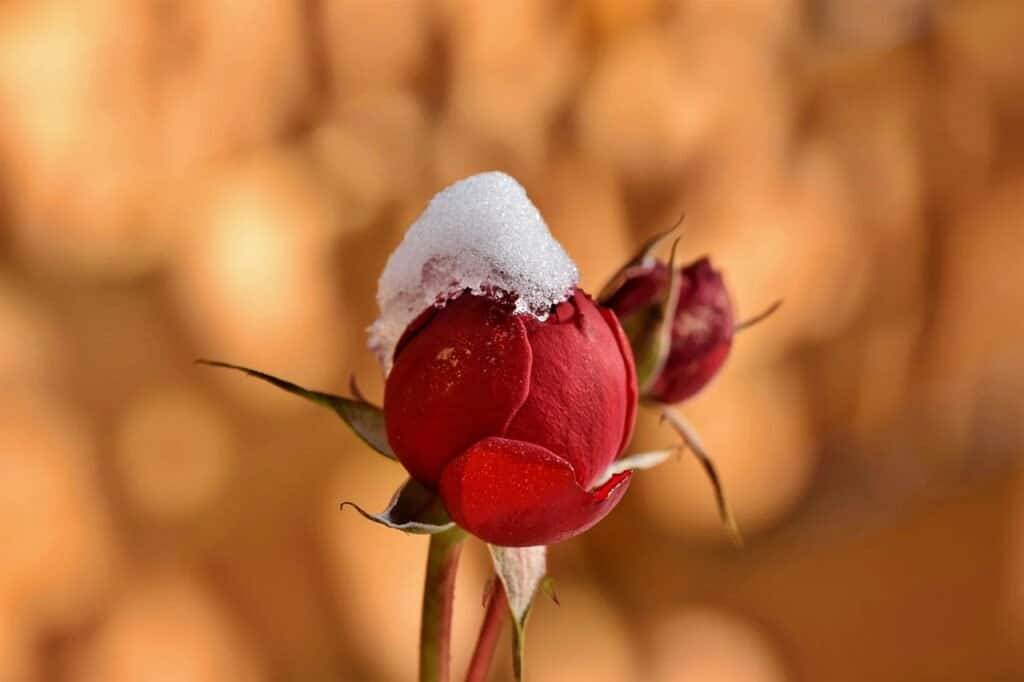
#> input picture PythonBasics/OpenCV/data/flower.jpg, 1024 x 682 px
$ jupyter execute --allow-errors opencv_basic_2.ipynb
#> lines starting #> are read from the running program, lines starting #| are printed output that depends on the picture
[cell 1]
import cv2
import numpy as np
import matplotlib.pyplot as plt

# Basic Operations on Images
* Access pixel values and modify them
* Access image properties
* Set a Region of Interest (ROI)
* Split and merge images

## Access pixel values and modify them

[cell 2]
img=cv2.imread('data/flower.jpg', 1)
#> img is the input picture: shape (682, 1024, 3); mean B, G, R 60.4, 110.8, 184
img=cv2.cvtColor(img, cv2.COLOR_RGB2BGR)
plt.imshow(img)

[cell 3]
px=img[100,100]
#> px = [245, 175, 106]
print(px)
#| [245 175 106]

## Modify the pixel values

[cell 4]
img2=img.copy()
plt.imshow(img)

[cell 5]
img2[700:1500, 700:1500]=255
plt.imshow(img2)

## Get a Region of Interest (ROI)

[cell 6]
small_flower=img[500:1200, 500:1000]
plt.imshow(small_flower)

### Exercise
Take a person's image and crop the face

## Splitting and Merging Image Channels

[cell 7]
b,g,r = cv2.split(img)
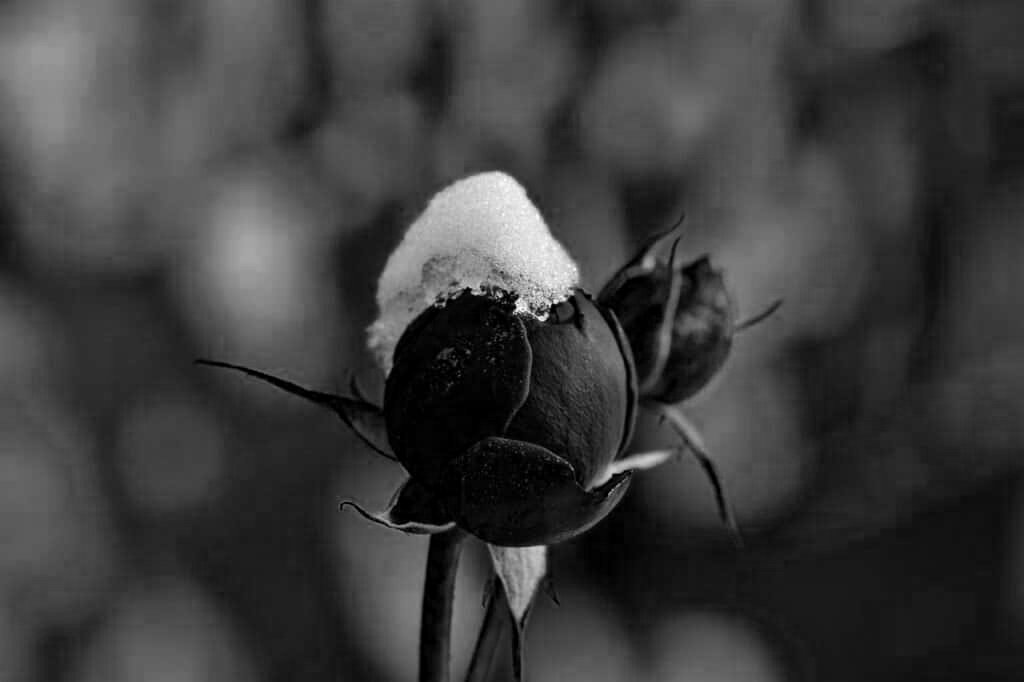
#> r: shape (682, 1024); min 0, max 251, mean 60.4

[cell 8]
plt.imshow(b)

[cell 9]
plt.imshow(g)

[cell 10]
plt.imshow(r)

[cell 11]
# merge channels
img = cv2.merge((b,g,r))
plt.imshow(img)

[cell 12]
# accesing through index
b1=img[:,:,0]
plt.imshow(b1)

# Arithmetic Operations on Images

## Image Addition

[cell 13]
x = np.uint8([250])
y = np.uint8([10])
print( cv2.add(x,y) ) # 250+10 = 260 => 255
print( x+y )          # 250+10 = 260 % 256 = 4

[cell 14]
img1=cv2.imread('data/flower.jpg', 1)
plt.imshow(img1)

[cell 15]
img2=cv2.imread('data/flower2.jpg', 1)
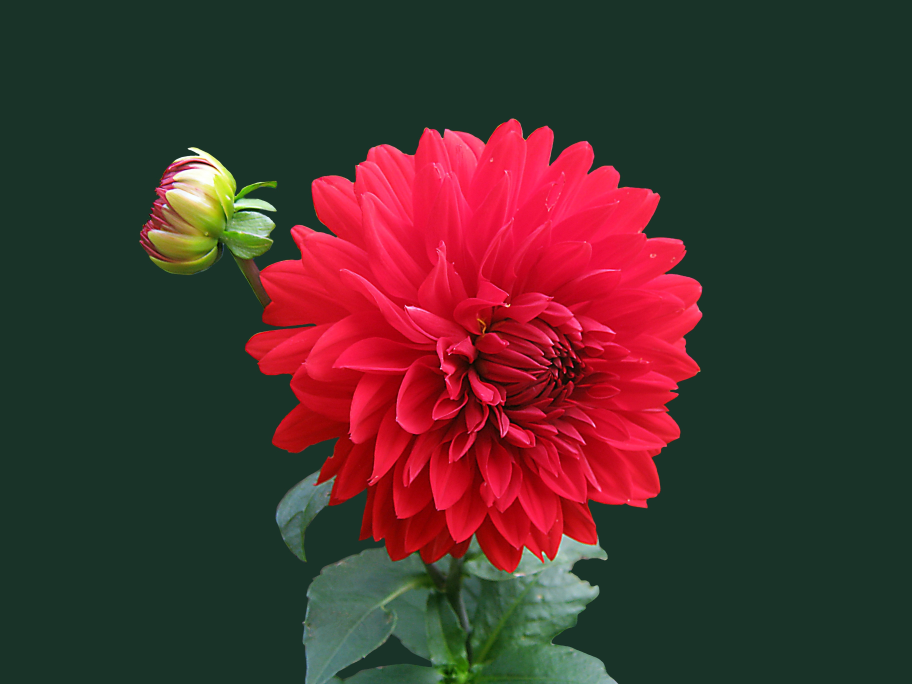
#> input picture PythonBasics/OpenCV/data/flower2.jpg, 3648 x 2736 px (shown at 1/4 size)
#> img2 is the input picture: shape (2736, 3648, 3); mean B, G, R 45.6, 50, 72.7
plt.imshow(img2)

#> (a cell that did not finish here is left out)

[cell 17]
print(img1.shape, img2.shape)
#| (682, 1024, 3) (2736, 3648, 3)

[cell 18]
## resize both the image so that we can blend

img_1 = cv2.resize(img1, (400,400))
img_2 = cv2.resize(img2, (400,400))
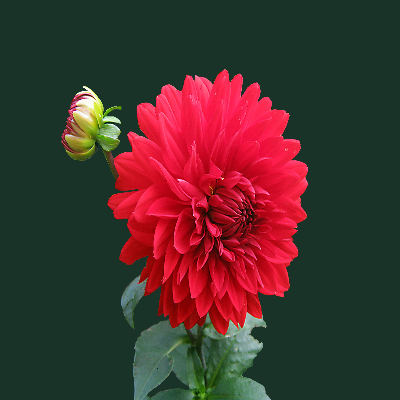
#> img_2: shape (400, 400, 3); mean B, G, R 45.6, 49.9, 72.7

print(img_1.shape, img_2.shape)
#| (400, 400, 3) (400, 400, 3)

[cell 19]
img3=cv2.add(img_1,img_2)
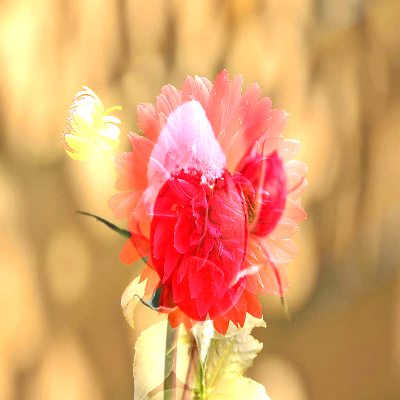
#> img3: shape (400, 400, 3); mean B, G, R 105.4, 158.7, 222.6

[cell 20]
plt.imshow(img3)

## Image Blending
```

cv2.addWeighted()

```
* src1	first input array.
* alpha	weight of the first array elements.
* src2	second input array of the same size and channel number as src1.
* beta	weight of the second array elements.
* gamma	scalar added to each sum.

[cell 21]
img_1 = cv2.imread('data/dog_backpack.jpg')
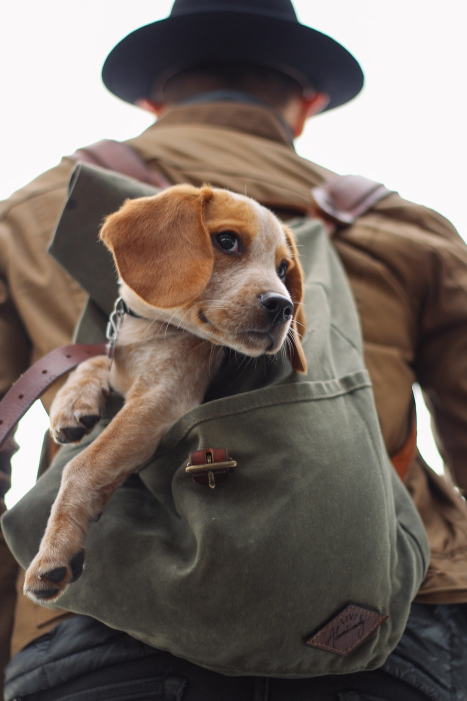
#> input picture PythonBasics/OpenCV/data/dog_backpack.jpg, 934 x 1401 px (shown at 1/2 size)
#> img_1 is the input picture: shape (1401, 934, 3); mean B, G, R 99.5, 106.7, 118.1
img_1 = cv2.cvtColor(img_1, cv2.COLOR_BGR2RGB)

img_2 = cv2.imread('data/watermark_no_copy.png')
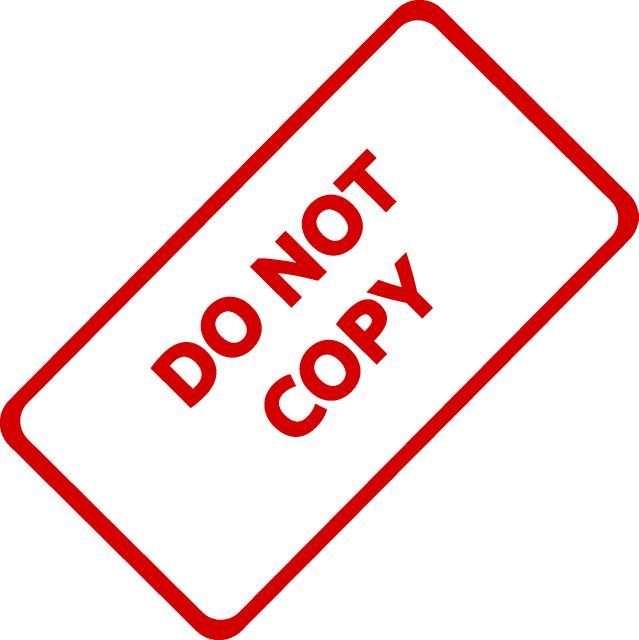
#> input picture PythonBasics/OpenCV/data/watermark_no_copy.png, 1277 x 1280 px (shown at 1/2 size)
#> img_2 is the input picture: shape (1280, 1277, 3); mean B, G, R 226.7, 226.7, 250.2
img_2 = cv2.cvtColor(img_2, cv2.COLOR_BGR2RGB)

[cell 22]
## resize both the image so that we can blend

img_1 = cv2.resize(img_1, (400,400))
#> img_1: shape (400, 400, 3)
img_2 = cv2.resize(img_2, (400,400))
#> img_2: shape (400, 400, 3)

[cell 23]
blend = cv2.addWeighted(src1=img_1, alpha=.9, src2=img_2, beta=.1, gamma=0)
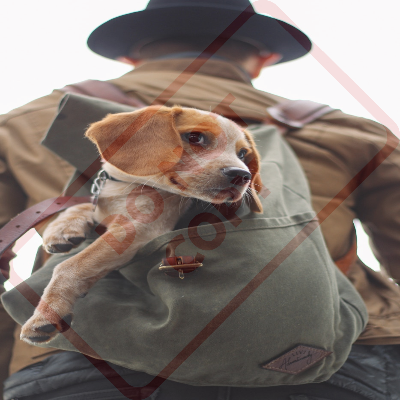
#> blend: shape (400, 400, 3); mean R, G, B 131.1, 118.6, 112.2
plt.imshow(blend)

## Subtraction of Image
```
cv2.subtract(src1, src2)
```

[cell 24]
# path to input images are specified and
# images are loaded with imread command
image1 = cv2.imread('data/input1.jpg')
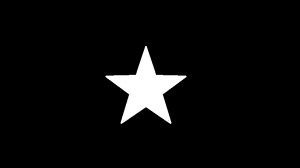
#> input picture PythonBasics/OpenCV/data/input1.jpg, 300 x 168 px
#> image1 is the input picture: shape (168, 300, 3); min 0, max 255, mean 11.7
plt.imshow(image1)

[cell 25]
image2 = cv2.imread('data/input2.jpg')
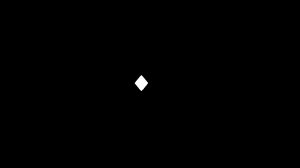
#> input picture PythonBasics/OpenCV/data/input2.jpg, 300 x 168 px
#> image2 is the input picture: shape (168, 300, 3); min 0, max 255, mean 0.6
plt.imshow(image2)

[cell 26]
print(image1.shape, image2.shape)
#| (168, 300, 3) (168, 300, 3)

[cell 27]

# cv2.subtract is applied over the
# image inputs with applied parameters
sub = cv2.subtract(image1, image2)

# the window showing output image
# with the subtracted image

plt.imshow(sub)

# Image Overlaying

[cell 28]
import cv2
import matplotlib.pyplot as plt

[cell 29]
img_1 = cv2.imread('data/dog_backpack.jpg')
img_1 = cv2.cvtColor(img_1, cv2.COLOR_BGR2RGB)

img_2 = cv2.imread('data/watermark_no_copy.png')
img_2 = cv2.cvtColor(img_2, cv2.COLOR_BGR2RGB)

[cell 30]
img_2 = cv2.resize(img_2, (400,400))
plt.imshow(img_2)

[cell 31]
img_1[0:(0+img_2.shape[1]), 0:(0+img_2.shape[0])] = img_2
#> img_1: shape (1401, 934, 3)

plt.imshow(img_1)

### Exercise
Take two image and overlay on each other.

# Create mask

## bitwise_not()

[cell 32]
# get pure white mask
import cv2
import matplotlib.pyplot as plt
import numpy as np

blank = np.zeros((400,400), dtype='uint8')
rectangle = cv2.rectangle(blank.copy(), (30,30), (370,370), 255, -1)


plt.imshow(rectangle, cmap='gray')

[cell 33]
circle = cv2.circle(blank.copy(), (200,200), 200, 255, -1)
plt.imshow(circle, cmap='gray')

[cell 34]
bitwise_not = cv2.bitwise_not(circle)
plt.imshow(bitwise_not, cmap='gray')

## bitwise_or()
* bitwise OR --> non-intersecting and intersecting regions

[cell 35]
import cv2
import matplotlib.pyplot as plt
import numpy as np

blank = np.zeros((400,400), dtype='uint8')
rectangle = cv2.rectangle(blank.copy(), (30,30), (370,370), 255, -1)
plt.imshow(rectangle, cmap='gray')

[cell 36]
circle = cv2.circle(blank.copy(), (200,200), 200, 255, -1)
plt.imshow(circle, cmap='gray')

[cell 37]
bitwise_or = cv2.bitwise_or(rectangle, circle) # Or operation with mask gives NAND operation.
plt.imshow(bitwise_or, cmap='gray')

## bitwise_xor()
* bitwise XOR --> non-intersecting regions

[cell 38]
import cv2
import matplotlib.pyplot as plt
import numpy as np

blank = np.zeros((400,400), dtype='uint8')
rectangle = cv2.rectangle(blank.copy(), (30,30), (370,370), 255, -1)
plt.imshow(rectangle, cmap='gray')

[cell 39]
circle = cv2.circle(blank.copy(), (200,200), 200, 255, -1)
plt.imshow(circle, cmap='gray')

[cell 40]
bitwise_xor = cv2.bitwise_xor(rectangle, circle)
plt.imshow(bitwise_xor, cmap='gray')

## bitwise_and()

[cell 41]
import cv2
import matplotlib.pyplot as plt
import numpy as np

blank = np.zeros((400,400), dtype='uint8')
rectangle = cv2.rectangle(blank.copy(), (30,30), (370,370), 255, -1)
plt.imshow(rectangle, cmap='gray')

[cell 42]
circle = cv2.circle(blank.copy(), (200,200), 200, 255, -1)
plt.imshow(circle, cmap='gray')

[cell 43]
# bitwise AND --> intersecting regions
bitwise_and = cv2.bitwise_and(rectangle, circle)
plt.imshow(bitwise_and, cmap='gray')
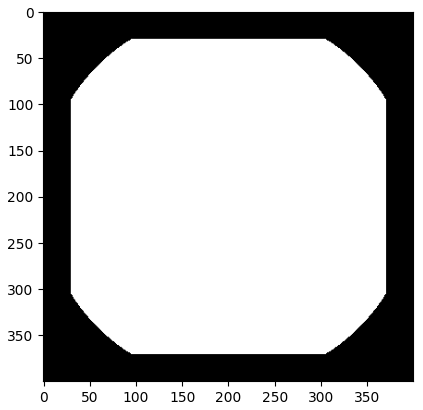
#> figure drawn by matplotlib, 1 panel
